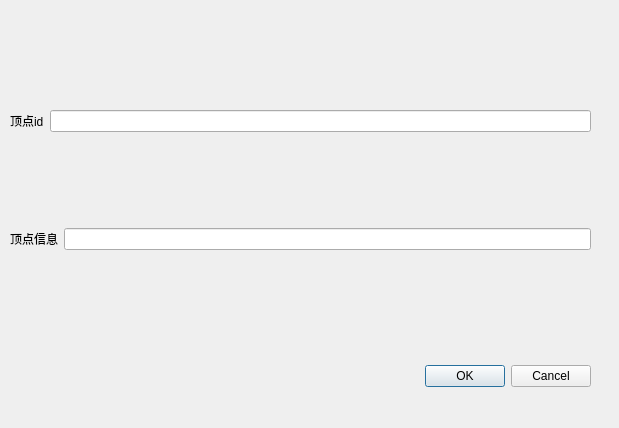
<?xml version="1.0" encoding="UTF-8"?>
<ui version="4.0">
 <class>Dialog</class>
 <widget class="QDialog" name="Dialog">
  <property name="geometry">
   <rect>
    <x>0</x>
    <y>0</y>
    <width>619</width>
    <height>428</height>
   </rect>
  </property>
  <property name="windowTitle">
   <string>Dialog</string>
  </property>
  <widget class="QDialogButtonBox" name="buttonBox">
   <property name="geometry">
    <rect>
     <x>250</x>
     <y>360</y>
     <width>341</width>
     <height>32</height>
    </rect>
   </property>
   <property name="orientation">
    <enum>Qt::Orientation::Horizontal</enum>
   </property>
   <property name="standardButtons">
    <set>QDialogButtonBox::StandardButton::Cancel|QDialogButtonBox::StandardButton::Ok</set>
   </property>
  </widget>
  <widget class="QWidget" name="verticalLayoutWidget">
   <property name="geometry">
    <rect>
     <x>10</x>
     <y>20</y>
     <width>581</width>
     <height>321</height>
    </rect>
   </property>
   <layout class="QVBoxLayout" name="verticalLayout">
    <item>
     <layout class="QHBoxLayout" name="horizontalLayout_3">
      <item>
       <widget class="QLabel" name="label_3">
        <property name="text">
         <string>顶点id</string>
        </property>
       </widget>
      </item>
      <item>
       <widget class="QLineEdit" name="lineEdit_5"/>
      </item>
     </layout>
    </item>
    <item>
     <layout class="QHBoxLayout" name="horizontalLayout">
      <item>
       <widget class="QLabel" name="label">
        <property name="text">
         <string>顶点信息</string>
        </property>
       </widget>
      </item>
      <item>
       <widget class="QLineEdit" name="lineEdit"/>
      </item>
     </layout>
    </item>
   </layout>
  </widget>
 </widget>
 <resources/>
 <connections/>
</ui>
